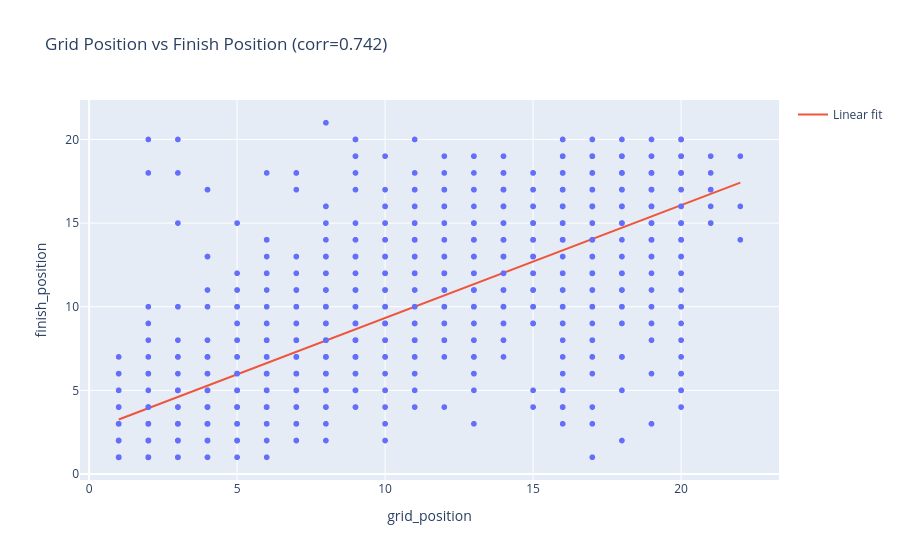

Notebook cell for this chart:
### Code cell
fig = px.scatter(
    grid_finish,
    x="grid_position",
    y="finish_position",
    title=f"Grid Position vs Finish Position (corr={corr:.3f})",
)
if len(grid_finish) > 2:
    fit = np.polyfit(grid_finish["grid_position"], grid_finish["finish_position"], deg=1)
    x_line = np.array([grid_finish["grid_position"].min(), grid_finish["grid_position"].max()])
    y_line = fit[0] * x_line + fit[1]
    fig.add_scatter(x=x_line, y=y_line, mode="lines", name="Linear fit")
fig.write_html(OUTPUT_CHARTS / "grid_vs_finish.html", include_plotlyjs="cdn")
fig.show()

### Figure 1 — Plotly figure (JSON) as saved in the notebook; plotly's stock layout.template omitted (floating-point values rounded to 4 significant figures; data arrays with more than 128 entries replaced by an {"elided": "..."} marker saying what was removed)
{"data": [{"hovertemplate": "grid_position=%{x}<br>finish_position=%{y}<extra></extra>", "legendgroup": "", "marker": {"color": "#636efa", "symbol": "circle"}, "mode": "markers", "name": "", "showlegend": false, "type": "scattergl", "x": {"elided": "1225 int values"}, "xaxis": "x", "y": {"elided": "1225 float values"}, "yaxis": "y"}, {"mode": "lines", "name": "Linear fit", "type": "scatter", "x": [1, 22], "y": [3.258, 17.42]}], "layout": {"legend": {"tracegroupgap": 0}, "title": {"text": "Grid Position vs Finish Position (corr=0.742)"}, "xaxis": {"anchor": "y", "domain": [0.0, 1.0], "title": {"text": "grid_position"}}, "yaxis": {"anchor": "x", "domain": [0.0, 1.0], "title": {"text": "finish_position"}}}}
